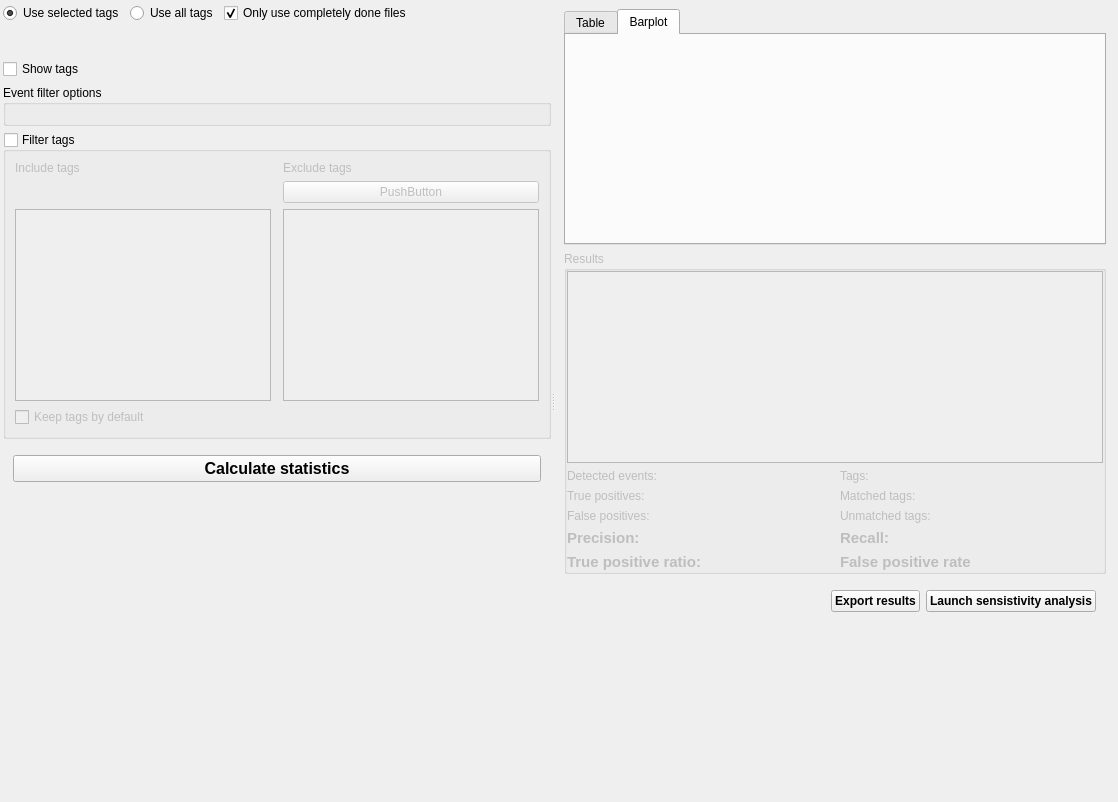
<?xml version="1.0" encoding="UTF-8"?>
<ui version="4.0">
 <class>DetectionEvaluator</class>
 <widget class="QWidget" name="DetectionEvaluator">
  <property name="geometry">
   <rect>
    <x>0</x>
    <y>0</y>
    <width>1118</width>
    <height>802</height>
   </rect>
  </property>
  <property name="sizePolicy">
   <sizepolicy hsizetype="Expanding" vsizetype="Expanding">
    <horstretch>0</horstretch>
    <verstretch>0</verstretch>
   </sizepolicy>
  </property>
  <property name="font">
   <font>
    <family>Ubuntu</family>
   </font>
  </property>
  <property name="windowTitle">
   <string>Form</string>
  </property>
  <layout class="QHBoxLayout" name="horizontalLayout_5">
   <property name="spacing">
    <number>3</number>
   </property>
   <property name="leftMargin">
    <number>3</number>
   </property>
   <property name="topMargin">
    <number>3</number>
   </property>
   <property name="rightMargin">
    <number>3</number>
   </property>
   <property name="bottomMargin">
    <number>3</number>
   </property>
   <item>
    <widget class="QSplitter" name="splitter">
     <property name="orientation">
      <enum>Qt::Horizontal</enum>
     </property>
     <widget class="QWidget" name="verticalLayoutWidget">
      <layout class="QVBoxLayout" name="verticalLayout_5">
       <property name="bottomMargin">
        <number>15</number>
       </property>
       <item>
        <layout class="QHBoxLayout" name="horizontalLayout_3">
         <item>
          <widget class="QRadioButton" name="radio_selected">
           <property name="text">
            <string>Use selected tags</string>
           </property>
           <property name="checked">
            <bool>true</bool>
           </property>
           <attribute name="buttonGroup">
            <string notr="true">buttonGroup</string>
           </attribute>
          </widget>
         </item>
         <item>
          <widget class="QRadioButton" name="radio_all">
           <property name="text">
            <string>Use all tags</string>
           </property>
           <attribute name="buttonGroup">
            <string notr="true">buttonGroup</string>
           </attribute>
          </widget>
         </item>
         <item>
          <widget class="QCheckBox" name="checkbox_only_done">
           <property name="text">
            <string>Only use completely done files</string>
           </property>
           <property name="checked">
            <bool>true</bool>
           </property>
          </widget>
         </item>
         <item>
          <spacer name="horizontalSpacer_2">
           <property name="orientation">
            <enum>Qt::Horizontal</enum>
           </property>
           <property name="sizeHint" stdset="0">
            <size>
             <width>40</width>
             <height>20</height>
            </size>
           </property>
          </spacer>
         </item>
        </layout>
       </item>
       <item>
        <layout class="QHBoxLayout" name="horizontalLayout">
         <property name="leftMargin">
          <number>5</number>
         </property>
         <property name="topMargin">
          <number>5</number>
         </property>
         <property name="rightMargin">
          <number>5</number>
         </property>
         <property name="bottomMargin">
          <number>5</number>
         </property>
         <item>
          <widget class="QLabel" name="lbl_selected_tags">
           <property name="text">
            <string/>
           </property>
          </widget>
         </item>
        </layout>
       </item>
       <item>
        <widget class="QCheckBox" name="checkbox_show_tags">
         <property name="text">
          <string>Show tags</string>
         </property>
        </widget>
       </item>
       <item>
        <widget class="QGroupBox" name="groupBox">
         <property name="sizePolicy">
          <sizepolicy hsizetype="Preferred" vsizetype="Preferred">
           <horstretch>1</horstretch>
           <verstretch>0</verstretch>
          </sizepolicy>
         </property>
         <property name="title">
          <string>Event filter options</string>
         </property>
         <layout class="QVBoxLayout" name="verticalLayout_3">
          <item>
           <widget class="SongEventsOptions" name="song_events_options" native="true"/>
          </item>
         </layout>
        </widget>
       </item>
       <item>
        <widget class="QGroupBox" name="groupBox_2">
         <property name="enabled">
          <bool>true</bool>
         </property>
         <property name="sizePolicy">
          <sizepolicy hsizetype="Preferred" vsizetype="Preferred">
           <horstretch>2</horstretch>
           <verstretch>0</verstretch>
          </sizepolicy>
         </property>
         <property name="title">
          <string>Filter tags</string>
         </property>
         <property name="checkable">
          <bool>true</bool>
         </property>
         <property name="checked">
          <bool>false</bool>
         </property>
         <layout class="QGridLayout" name="gridLayout_4">
          <property name="topMargin">
           <number>9</number>
          </property>
          <item row="0" column="0">
           <widget class="QLabel" name="label_8">
            <property name="sizePolicy">
             <sizepolicy hsizetype="Maximum" vsizetype="Preferred">
              <horstretch>0</horstretch>
              <verstretch>0</verstretch>
             </sizepolicy>
            </property>
            <property name="text">
             <string>Include tags</string>
            </property>
           </widget>
          </item>
          <item row="1" column="2">
           <widget class="QPushButton" name="pushButton">
            <property name="text">
             <string>PushButton</string>
            </property>
           </widget>
          </item>
          <item row="2" column="2">
           <widget class="QListWidget" name="list_exclude_tag">
            <property name="selectionMode">
             <enum>QAbstractItemView::MultiSelection</enum>
            </property>
           </widget>
          </item>
          <item row="2" column="0">
           <widget class="QListWidget" name="list_include_tag">
            <property name="selectionMode">
             <enum>QAbstractItemView::MultiSelection</enum>
            </property>
           </widget>
          </item>
          <item row="0" column="2">
           <widget class="QLabel" name="label_10">
            <property name="sizePolicy">
             <sizepolicy hsizetype="Maximum" vsizetype="Preferred">
              <horstretch>0</horstretch>
              <verstretch>0</verstretch>
             </sizepolicy>
            </property>
            <property name="text">
             <string>Exclude tags</string>
            </property>
           </widget>
          </item>
          <item row="3" column="0" colspan="2">
           <widget class="QCheckBox" name="checkbox_keep_by_default">
            <property name="text">
             <string>Keep tags by default</string>
            </property>
           </widget>
          </item>
         </layout>
        </widget>
       </item>
       <item>
        <layout class="QHBoxLayout" name="horizontalLayout_2">
         <property name="leftMargin">
          <number>10</number>
         </property>
         <property name="topMargin">
          <number>10</number>
         </property>
         <property name="rightMargin">
          <number>10</number>
         </property>
         <property name="bottomMargin">
          <number>10</number>
         </property>
         <item>
          <widget class="QPushButton" name="btn_calculate">
           <property name="font">
            <font>
             <family>Ubuntu</family>
             <pointsize>12</pointsize>
             <weight>75</weight>
             <bold>true</bold>
            </font>
           </property>
           <property name="text">
            <string>Calculate statistics</string>
           </property>
          </widget>
         </item>
        </layout>
       </item>
       <item>
        <spacer name="verticalSpacer_2">
         <property name="orientation">
          <enum>Qt::Vertical</enum>
         </property>
         <property name="sizeHint" stdset="0">
          <size>
           <width>20</width>
           <height>40</height>
          </size>
         </property>
        </spacer>
       </item>
      </layout>
     </widget>
     <widget class="QScrollArea" name="results_scrollArea">
      <property name="sizePolicy">
       <sizepolicy hsizetype="Expanding" vsizetype="Expanding">
        <horstretch>2</horstretch>
        <verstretch>0</verstretch>
       </sizepolicy>
      </property>
      <property name="autoFillBackground">
       <bool>true</bool>
      </property>
      <property name="styleSheet">
       <string notr="true">#results_scrollArea { background: transparent; }
#results_scrollArea &gt; QWidget &gt; QWidget { background: transparent; }
#results_scrollArea &gt; QWidget &gt; QScrollBar { background: palette(base); }</string>
      </property>
      <property name="frameShape">
       <enum>QFrame::NoFrame</enum>
      </property>
      <property name="frameShadow">
       <enum>QFrame::Plain</enum>
      </property>
      <property name="widgetResizable">
       <bool>true</bool>
      </property>
      <property name="alignment">
       <set>Qt::AlignLeading|Qt::AlignLeft|Qt::AlignTop</set>
      </property>
      <widget class="QWidget" name="scrollAreaWidgetContents">
       <property name="geometry">
        <rect>
         <x>0</x>
         <y>0</y>
         <width>558</width>
         <height>796</height>
        </rect>
       </property>
       <property name="autoFillBackground">
        <bool>false</bool>
       </property>
       <layout class="QVBoxLayout" name="verticalLayout">
        <property name="leftMargin">
         <number>9</number>
        </property>
        <property name="topMargin">
         <number>6</number>
        </property>
        <property name="rightMargin">
         <number>9</number>
        </property>
        <property name="bottomMargin">
         <number>0</number>
        </property>
        <item>
         <layout class="QVBoxLayout" name="verticalLayout_6">
          <item>
           <widget class="QTabWidget" name="explore_tabs">
            <property name="currentIndex">
             <number>1</number>
            </property>
            <widget class="QWidget" name="table_tab">
             <attribute name="title">
              <string>Table</string>
             </attribute>
             <layout class="QVBoxLayout" name="verticalLayout_4">
              <property name="leftMargin">
               <number>0</number>
              </property>
              <property name="topMargin">
               <number>6</number>
              </property>
              <property name="rightMargin">
               <number>0</number>
              </property>
              <property name="bottomMargin">
               <number>0</number>
              </property>
              <item>
               <widget class="DataFrameTableView" name="table_tags">
                <property name="minimumSize">
                 <size>
                  <width>0</width>
                  <height>200</height>
                 </size>
                </property>
                <attribute name="horizontalHeaderStretchLastSection">
                 <bool>true</bool>
                </attribute>
               </widget>
              </item>
             </layout>
            </widget>
            <widget class="QWidget" name="barplot_tab">
             <attribute name="title">
              <string>Barplot</string>
             </attribute>
             <layout class="QVBoxLayout" name="plot_layout">
              <item>
               <widget class="QWidget" name="plot_widget" native="true"/>
              </item>
             </layout>
            </widget>
           </widget>
          </item>
          <item>
           <widget class="QGroupBox" name="group_results">
            <property name="enabled">
             <bool>false</bool>
            </property>
            <property name="title">
             <string>Results</string>
            </property>
            <layout class="QGridLayout" name="gridLayout_2">
             <property name="leftMargin">
              <number>0</number>
             </property>
             <property name="topMargin">
              <number>0</number>
             </property>
             <property name="rightMargin">
              <number>0</number>
             </property>
             <property name="bottomMargin">
              <number>0</number>
             </property>
             <item row="5" column="1">
              <widget class="QLabel" name="lbl_true_positives_ratio">
               <property name="font">
                <font>
                 <family>Ubuntu</family>
                 <pointsize>11</pointsize>
                 <weight>75</weight>
                 <bold>true</bold>
                </font>
               </property>
               <property name="text">
                <string/>
               </property>
              </widget>
             </item>
             <item row="3" column="0">
              <widget class="QLabel" name="label">
               <property name="text">
                <string>False positives:</string>
               </property>
              </widget>
             </item>
             <item row="2" column="1">
              <widget class="QLabel" name="lbl_n_true_positives">
               <property name="text">
                <string/>
               </property>
              </widget>
             </item>
             <item row="2" column="2">
              <widget class="QLabel" name="label_22">
               <property name="text">
                <string>Matched tags:</string>
               </property>
              </widget>
             </item>
             <item row="2" column="0">
              <widget class="QLabel" name="label_21">
               <property name="text">
                <string>True positives:</string>
               </property>
              </widget>
             </item>
             <item row="5" column="0">
              <widget class="QLabel" name="label_13">
               <property name="font">
                <font>
                 <family>Ubuntu</family>
                 <pointsize>11</pointsize>
                 <weight>75</weight>
                 <bold>true</bold>
                </font>
               </property>
               <property name="toolTip">
                <string>True positive ratio = True positives / Tags </string>
               </property>
               <property name="text">
                <string>True positive ratio:</string>
               </property>
              </widget>
             </item>
             <item row="1" column="2">
              <widget class="QLabel" name="label_18">
               <property name="text">
                <string>Tags:</string>
               </property>
              </widget>
             </item>
             <item row="1" column="3">
              <widget class="QLabel" name="lbl_n_tags">
               <property name="text">
                <string/>
               </property>
              </widget>
             </item>
             <item row="1" column="0">
              <widget class="QLabel" name="label_17">
               <property name="text">
                <string>Detected events:</string>
               </property>
              </widget>
             </item>
             <item row="0" column="0" colspan="4">
              <widget class="DataFrameTableView" name="table_results">
               <property name="enabled">
                <bool>false</bool>
               </property>
               <attribute name="horizontalHeaderStretchLastSection">
                <bool>true</bool>
               </attribute>
              </widget>
             </item>
             <item row="1" column="1">
              <widget class="QLabel" name="lbl_n_events">
               <property name="text">
                <string/>
               </property>
              </widget>
             </item>
             <item row="2" column="3">
              <widget class="QLabel" name="lbl_n_tags_matched">
               <property name="text">
                <string/>
               </property>
              </widget>
             </item>
             <item row="4" column="0">
              <widget class="QLabel" name="label_2">
               <property name="font">
                <font>
                 <pointsize>11</pointsize>
                 <weight>75</weight>
                 <bold>true</bold>
                </font>
               </property>
               <property name="toolTip">
                <string>Precision = True positives / Detected Events</string>
               </property>
               <property name="text">
                <string>Precision:</string>
               </property>
              </widget>
             </item>
             <item row="4" column="2">
              <widget class="QLabel" name="label_15">
               <property name="font">
                <font>
                 <family>Ubuntu</family>
                 <pointsize>11</pointsize>
                 <weight>75</weight>
                 <bold>true</bold>
                </font>
               </property>
               <property name="toolTip">
                <string>Recall = Matched tags / Tags</string>
               </property>
               <property name="text">
                <string>Recall:</string>
               </property>
              </widget>
             </item>
             <item row="4" column="3">
              <widget class="QLabel" name="lbl_recall">
               <property name="font">
                <font>
                 <family>Ubuntu</family>
                 <pointsize>11</pointsize>
                 <weight>75</weight>
                 <bold>true</bold>
                </font>
               </property>
               <property name="text">
                <string/>
               </property>
              </widget>
             </item>
             <item row="5" column="2">
              <widget class="QLabel" name="label_3">
               <property name="font">
                <font>
                 <pointsize>11</pointsize>
                 <weight>75</weight>
                 <bold>true</bold>
                </font>
               </property>
               <property name="toolTip">
                <string>False positive rate: False positives/ Tags duration</string>
               </property>
               <property name="text">
                <string>False positive rate</string>
               </property>
              </widget>
             </item>
             <item row="5" column="3">
              <widget class="QLabel" name="lbl_false_positive_rate">
               <property name="font">
                <font>
                 <pointsize>11</pointsize>
                 <weight>75</weight>
                 <bold>true</bold>
                </font>
               </property>
               <property name="text">
                <string/>
               </property>
              </widget>
             </item>
             <item row="4" column="1">
              <widget class="QLabel" name="lbl_precision">
               <property name="font">
                <font>
                 <pointsize>11</pointsize>
                 <weight>75</weight>
                 <bold>true</bold>
                </font>
               </property>
               <property name="text">
                <string/>
               </property>
              </widget>
             </item>
             <item row="3" column="2">
              <widget class="QLabel" name="label_6">
               <property name="text">
                <string>Unmatched tags:</string>
               </property>
              </widget>
             </item>
             <item row="3" column="3">
              <widget class="QLabel" name="lbl_n_tags_unmatched">
               <property name="text">
                <string/>
               </property>
              </widget>
             </item>
             <item row="3" column="1">
              <widget class="QLabel" name="lbl_n_false_positives">
               <property name="text">
                <string/>
               </property>
              </widget>
             </item>
            </layout>
           </widget>
          </item>
          <item>
           <layout class="QHBoxLayout" name="horizontalLayout_4">
            <property name="leftMargin">
             <number>10</number>
            </property>
            <property name="topMargin">
             <number>10</number>
            </property>
            <property name="rightMargin">
             <number>10</number>
            </property>
            <property name="bottomMargin">
             <number>10</number>
            </property>
            <item>
             <spacer name="horizontalSpacer_5">
              <property name="orientation">
               <enum>Qt::Horizontal</enum>
              </property>
              <property name="sizeHint" stdset="0">
               <size>
                <width>40</width>
                <height>20</height>
               </size>
              </property>
             </spacer>
            </item>
            <item>
             <widget class="QPushButton" name="btn_export">
              <property name="font">
               <font>
                <family>Ubuntu</family>
                <weight>75</weight>
                <bold>true</bold>
               </font>
              </property>
              <property name="text">
               <string>Export results</string>
              </property>
             </widget>
            </item>
            <item>
             <widget class="QPushButton" name="btn_sensitivity">
              <property name="font">
               <font>
                <family>Ubuntu</family>
                <pointsize>9</pointsize>
                <weight>75</weight>
                <bold>true</bold>
               </font>
              </property>
              <property name="text">
               <string>Launch sensistivity analysis</string>
              </property>
             </widget>
            </item>
           </layout>
          </item>
         </layout>
        </item>
        <item>
         <spacer name="verticalSpacer">
          <property name="orientation">
           <enum>Qt::Vertical</enum>
          </property>
          <property name="sizeHint" stdset="0">
           <size>
            <width>20</width>
            <height>40</height>
           </size>
          </property>
         </spacer>
        </item>
       </layout>
      </widget>
     </widget>
    </widget>
   </item>
  </layout>
 </widget>
 <customwidgets>
  <customwidget>
   <class>SongEventsOptions</class>
   <extends>QWidget</extends>
   <header>gui.widgets.options.song_events_options.h</header>
   <container>1</container>
  </customwidget>
  <customwidget>
   <class>DataFrameTableView</class>
   <extends>QTableView</extends>
   <header>gui.widgets.common.table.dataframe_table_view.h</header>
  </customwidget>
 </customwidgets>
 <resources/>
 <connections/>
 <buttongroups>
  <buttongroup name="buttonGroup"/>
 </buttongroups>
</ui>
